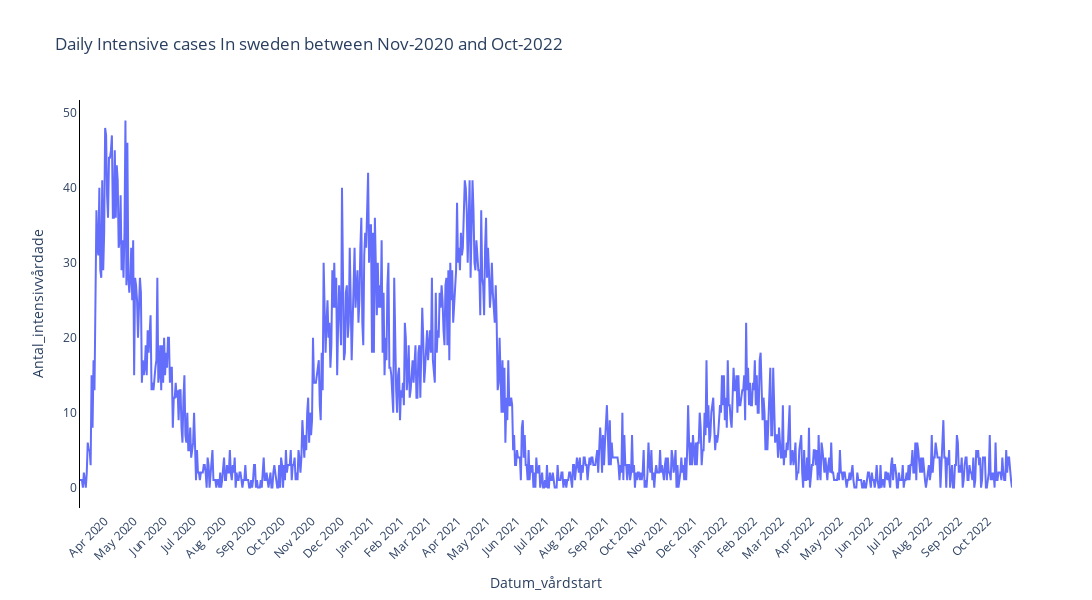

Notebook code for this chart:
### Code cell
plotter(total_intensive_cases_daily, x_axis='Datum_vårdstart',y_axis='Antal_intensivvårdade',plot_title="Daily Intensive cases In sweden between Nov-2020 and Oct-2022")

### Figure 1 — Plotly figure (JSON) as saved in the notebook; plotly's stock layout.template omitted (floating-point values rounded to 4 significant figures; data arrays with more than 128 entries replaced by an {"elided": "..."} marker saying what was removed)
{"data": [{"hovertemplate": "Datum_vårdstart=%{x}<br>Antal_intensivvårdade=%{y}<extra></extra>", "legendgroup": "", "line": {"color": "#636efa", "dash": "solid"}, "marker": {"symbol": "circle"}, "mode": "lines", "name": "", "orientation": "v", "showlegend": false, "type": "scatter", "x": {"elided": "965 str values"}, "xaxis": "x", "y": {"elided": "965 int values"}, "yaxis": "y"}], "layout": {"height": 600, "legend": {"tracegroupgap": 0}, "paper_bgcolor": "rgba(255,255,255,0.9)", "plot_bgcolor": "rgba(255,255,255,0.1)", "title": {"text": "Daily Intensive cases In sweden between Nov-2020 and Oct-2022"}, "width": 1200, "xaxis": {"anchor": "y", "domain": [0, 1], "nticks": 50, "showgrid": false, "showline": true, "showticklabels": true, "spikecolor": "#000000", "tickangle": -45, "tickmode": "auto", "title": {"text": "Datum_vårdstart"}, "zeroline": true}, "yaxis": {"anchor": "x", "domain": [0, 1], "linecolor": "#000", "showgrid": false, "showline": true, "spikecolor": "#000000", "tickmode": "auto", "title": {"text": "Antal_intensivvårdade"}, "zeroline": true}}}
